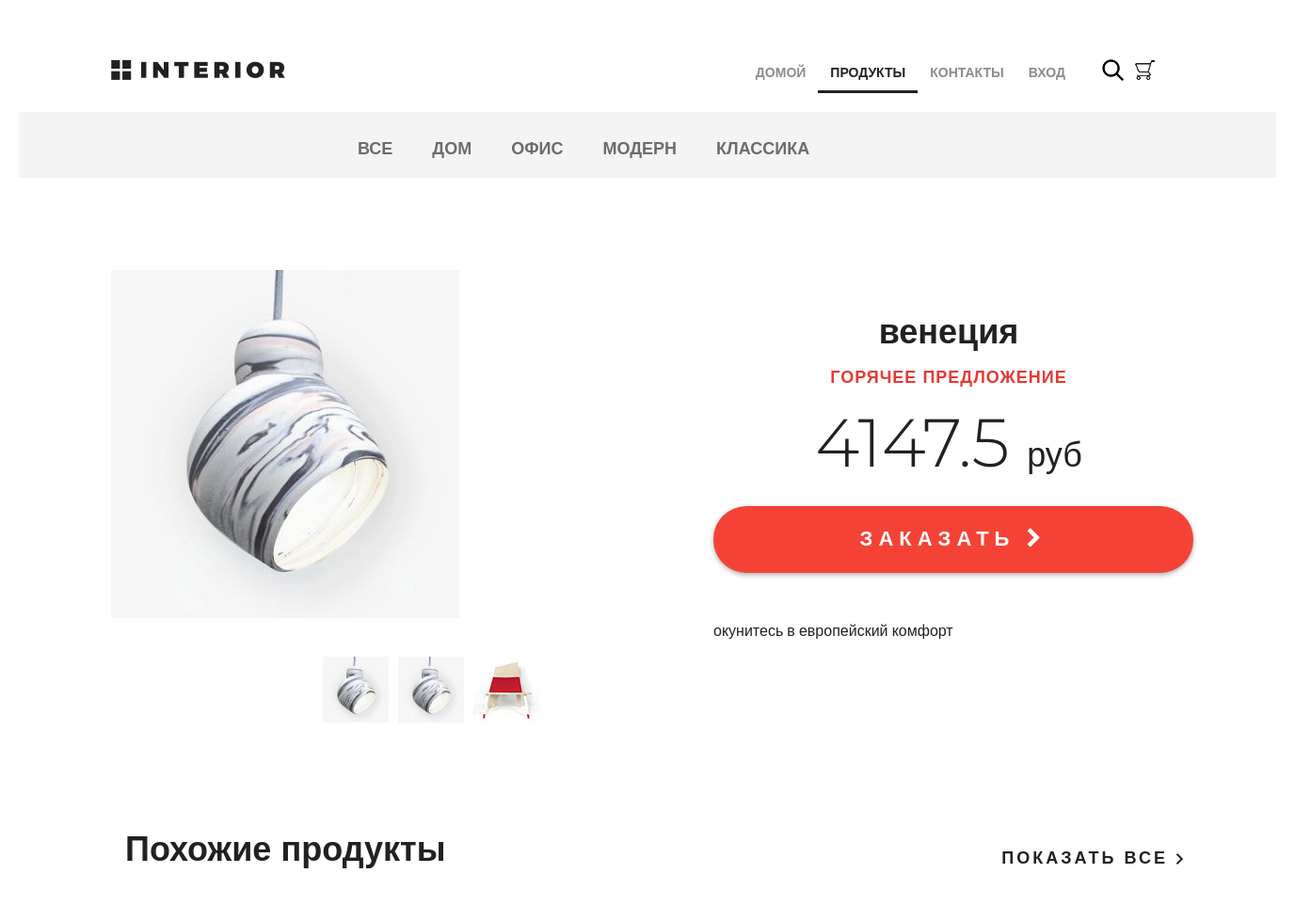
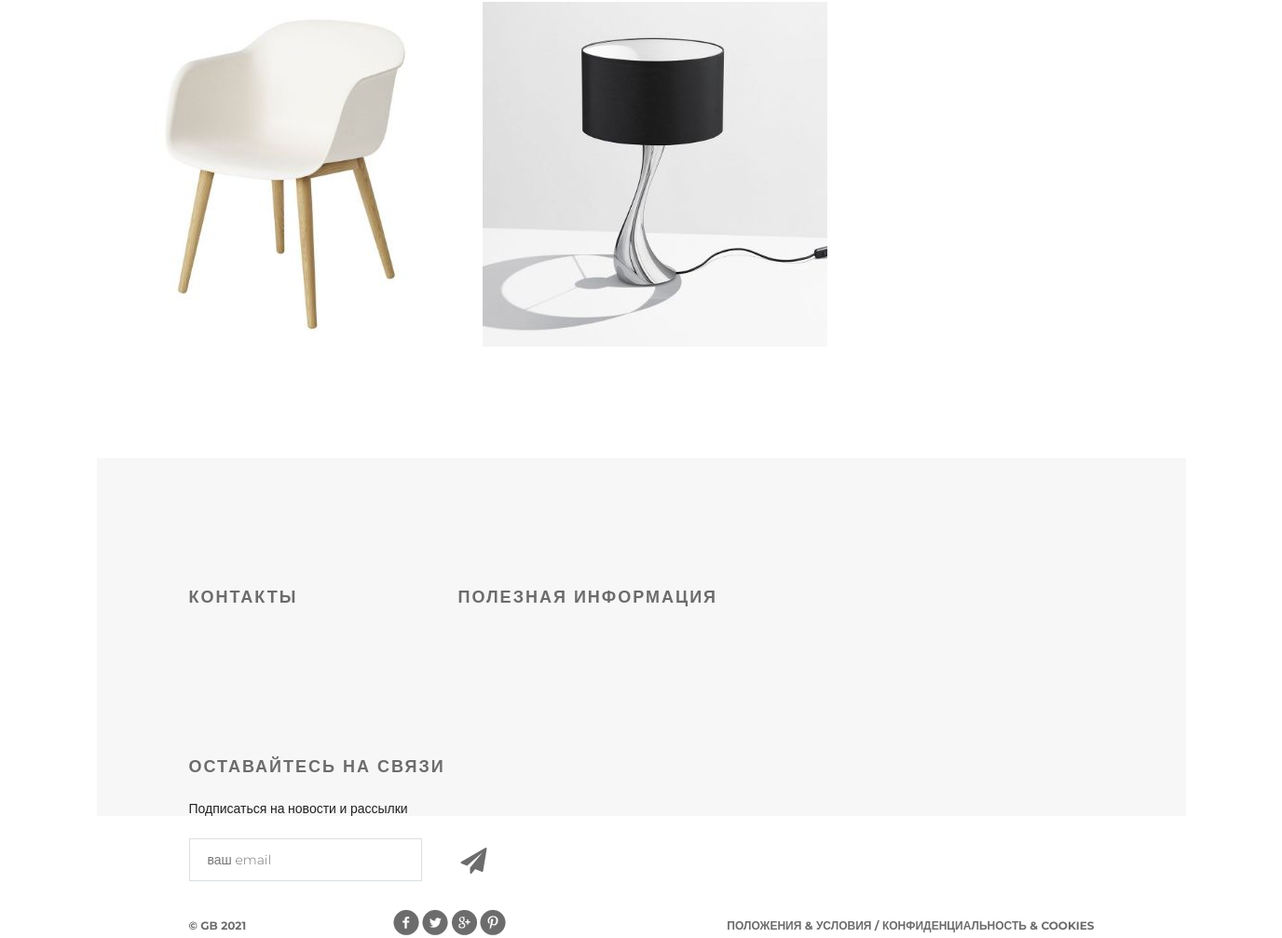
Screenshot of /products/ with the database file from the repository (2 pictures, top to bottom).
### mainapp/models.py (models this page shows, shortened)
class ProductCategory(models.Model):
    name = models.CharField(verbose_name='имя', max_length=64, unique=True)
    description = models.TextField(verbose_name='описание', blank=True)
    is_active = models.BooleanField(verbose_name='активна', default=True)

class Product(models.Model):
    category = models.ForeignKey(ProductCategory, on_delete=models.CASCADE)
    name = models.CharField(max_length=128, verbose_name='имя')
    image = models.ImageField(upload_to='products_images', blank=True)
    short_desc = models.CharField(max_length=64,verbose_name='краткое описание', blank=True)
    description = models.TextField(blank=True, verbose_name='описание')
    price = models.DecimalField(verbose_name='цена', max_digits=8, decimal_places=2, default=0)
    quantity = models.PositiveSmallIntegerField(verbose_name='количество на складе', default=0)
    is_active = models.BooleanField(verbose_name='Активность', default=True)

### mainapp/views.py (the view, shortened to what this page needs)
# urls.py: path('products/', include('mainapp.urls', namespace='products')),
def products(request, pk=None):
    title = 'продукты'
    links_menu = ProductCategory.objects.filter(is_active=True)
    page = request.GET.get('p', 1)
    hot_product = get_hot_product()
    same_products = get_same_products(hot_product)
    content = {
        'title': 'Товары',
        'links_menu': links_menu,
        'same_products': same_products,
        'hot_product': hot_product,
    }
    return render(request, 'mainapp/products.html', content)

### mainapp/context_processors.py (called while the page is built)
def basket(request):
    basket_list = []
    if request.user.is_authenticated:
        basket_list = Basket.objects.filter(user=request.user)
    return {
        'basket': basket_list
    }

### mainapp/views.py (called while the page is built)
def get_hot_product():
    products_list = Product.objects.all()
    return random.sample(list(products_list), 1)[0]

def get_same_products(hot_product):
    same_products = Product.objects.filter(category=hot_product.category).exclude(pk=hot_product.pk)[:3]
    return same_products

### mainapp/templates/mainapp/products.html (shortened to what this page needs)
{% extends 'mainapp/base.html' %}
{% load static %}
{% block content %}
    <div class="hero-white">
        <div class="header clearfix">
            <a href="index.html" class="logo"></a>
            {% include 'mainapp/includes/inc_menu.html' %}
            <a href="#" class="search"></a>
            <a href="#" class="basket"></a>
        </div>
    </div>
    <div class="details">
        <div class="links clearfix">
            {% include 'mainapp/includes/inc_categories_menu.html' %}
        </div>
        <div class="details-products">
            <div class="details-slider">
                <div class="slider-product">
                    <img src="/media{{ hot_product.image }}">
                </div>
                <div class="slider-control">
                    <div class="block">
                        <a href="#"><img src="/media/{{ hot_product.image }}" alt="">
                        </a>
                    </div>
                    <div class="block">
                        <a href="#"><img src="/media/{{ hot_product.image }}" alt="">
                        </a>
                    </div>
                    <div class="block">
                        <a href="#"><img src="{% static 'img/controll2.jpg' %}" alt="">
                        </a>
                    </div>
                </div>
            </div>
            <div class="description">
                <h3 class="big-bold">{{ hot_product.name }}</h3>
                <h3 class="red">горячее предложение</h3>
                <p class="price"> {{ hot_product.price|floatformat:1 }} <span>руб</span></p>
                <a href="{% url 'basket:add' hot_product.pk %}" class="red-button">
                    заказать <i class="fa fa-chevron-right" aria-hidden="true"></i>
                </a>
                <div class="description-text">
                    <p>
                    {{ hot_product.description }}
                    </p>
                </div>
            </div>
        </div>
        <div class="related">
            <div class="title clearfix">
                <h2>Похожие продукты</h2>
                <a class="explore" href="#">показать все <img src="{% static 'img/arrow.png' %}" alt=""></a>
            </div>
            <div class="related-products clearfix">
                {% for product in same_products %}
                    <div class="block">
                        <a href="{% url 'products:product' product.pk %}">
                            <img src="/media/{{ product.image }}" alt="{{ product.short_desc }}">
                        </a>
                    </div>
                {% endfor %}
            </div>
        </div>
    </div>
{% endblock %}

### mainapp/templates/mainapp/base.html (shortened to what this page needs)
{% load static %}
<!DOCTYPE html>
<html>
<head>
       {% block css %}
       <link rel="stylesheet" type="text/css" href="{% static 'css/bootstrap.min.css' %}">
       <link rel="stylesheet" type="text/css" href="{% static 'css/style.css' %}">
       <link rel="stylesheet" href="{% static 'fonts/font-awesome/css/font-awesome.css' %}">
   {% endblock %}
</head>
<body>
<div class="container">
    {% block content %}
    {% endblock %}
    <div class="clr"></div>
</div>
{% block footer %}
    <div class="footer">
        <div class="clearfix">
            <div class="text-footer">
                <h3>контакты</h3>
            </div>
            <div class="text-footer">
                <h3>полезная информация</h3>
            </div>
            <div class="text-footer clearfix">
                <h3>Оставайтесь на связи</h3>
                <p>Подписаться на новости и рассылки</p>
                <form>
                    <input type="email" name="email" placeholder="ваш email">
                    <a href="#"><i class="fa fa-paper-plane fa-2x" aria-hidden="true"></i></a>
                </form>
            </div>
        </div>
        <p class="small">&copy; GB 2021</p>
        <div class="social">
            <a href="#" class="social1"></a>
            <a href="#" class="social2"></a>
            <a href="#" class="social3"></a>
            <a href="#" class="social4"></a>
        </div>
        <p class="small">Положения &amp; Условия / Конфиденциальность &amp; Cookies</p>
    </div>
{% endblock %}
</body>
</html>

### mainapp/templates/mainapp/includes/inc_menu.html (shortened to what this page needs)
<ul class="menu">
    <li><a href="{% url 'main' %}" class="{% if request.resolver_match.url_name == 'main' %}active{% endif %}">домой</a>
    </li>
    <li><a href="{% url 'products:index' %}"
           class="{% if request.resolver_match.namespace == 'products' %}active{% endif %}">продукты</a></li>
    <li><a href="{% url 'contact' %}" class="{% if request.resolver_match.url_name == 'contact' %}active{% endif %}">контакты</a>
    </li>
    <li>
        {% if user.is_authenticated %}
            <a href="{% url 'auth:logout' %}">
                выход
            </a>
            </li>
        {% else %}
            <li>
                <a href="{% url 'auth:login' %}">
                    вход
                </a>
            </li>
        {% endif %}
</ul>

### mainapp/templates/mainapp/includes/inc_categories_menu.html
<ul class="links-menu">
    <li>
        <a href="{% url 'mainapp:category' 0 %}" {% if request.resolver_match.kwargs.pk == 0 %}class="active"{% endif %}>
            все
        </a>
    </li>
    {% for link in links_menu %}
        <li>
            <a href="{% url 'mainapp:category' link.pk %}" {% if request.resolver_match.kwargs.pk == link.pk %}class="active"{% endif %}>
            {{ link.name }}
            </a>
        </li>
    {% endfor %}
</ul>

### rows the page displays
ProductCategory: name "ДОМ"
ProductCategory: name "ОФИС"
ProductCategory: name "МОДЕРН"
ProductCategory: name "КЛАССИКА"
Product: image (picture), name "венеция", price "4147.5", description "окунитесь в европейский комфорт"
Product: image (picture)
Product: image (picture)
